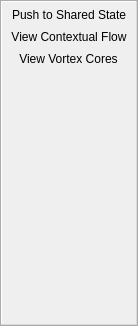
<?xml version="1.0" encoding="UTF-8"?>
<ui version="4.0">
 <class>pqPushToSharedStateToolbar</class>
 <widget class="QToolBar" name="pqPushToSharedStateToolbar">
  <property name="geometry">
   <rect>
    <x>0</x>
    <y>0</y>
    <width>94</width>
    <height>326</height>
   </rect>
  </property>
  <property name="sizePolicy">
   <sizepolicy hsizetype="Fixed" vsizetype="Preferred">
    <horstretch>0</horstretch>
    <verstretch>0</verstretch>
   </sizepolicy>
  </property>
  <property name="windowTitle">
   <string>SharedApplication Controls</string>
  </property>
  <property name="orientation">
   <enum>Qt::Vertical</enum>
  </property>
  <property name="iconSize">
   <size>
    <width>80</width>
    <height>45</height>
   </size>
  </property>
  <action name="actionPushToSharedState">
   <property name="icon">
    <iconset resource="../../../Components/Resources/pqComponents.qrc">
     <normaloff>:/pqWidgets/Icons/handshake.png</normaloff>:/pqWidgets/Icons/handshake.png</iconset>
   </property>
   <property name="text">
    <string>Push to Shared State</string>
   </property>
   <property name="statusTip">
    <string>Push to Shared State</string>
   </property>
  </action> 
   <action name="actionContextualFlow">
     <property name="enabled">
       <bool>true</bool>
     </property>
     <property name="icon">
       <iconset resource="../../../Components/Resources/pqComponents.qrc">
         <normaloff>:/pqWidgets/Icons/pqResetCamera32.png</normaloff>:/pqWidgets/Icons/pqResetCamera32.png
       </iconset>
     </property>
     <property name="text">
       <string>View Contextual Flow</string>
     </property>
     <property name="iconText">
       <string>View Contextual Flow</string>
     </property>
     <property name="statusTip">
       <string>View Contextual Flow</string>
     </property>
   </action>
   <action name="actionVortexIdentification">
     <property name="enabled">
       <bool>true</bool>
     </property>
     <property name="icon">
       <iconset resource="../../../Components/Resources/pqComponents.qrc">
         <normaloff>:/pqWidgets/Icons/pqResetCamera32.png</normaloff>:/pqWidgets/Icons/pqResetCamera32.png
       </iconset>
     </property>
     <property name="text">
       <string>View Vortex Cores</string>
     </property>
     <property name="iconText">
       <string>View Vortex Cores</string>
     </property>
     <property name="statusTip">
       <string>View Vortex Cores</string>
     </property>
   </action>
  <!--<action name="actionResetCamera">
   <property name="enabled">
    <bool>true</bool>
   </property>
   <property name="icon">
    <iconset resource="../../../Components/Resources/pqComponents.qrc">
     <normaloff>:/pqWidgets/Icons/pqResetCamera32.png</normaloff>:/pqWidgets/Icons/pqResetCamera32.png</iconset>
   </property>
   <property name="text">
    <string>&amp;Reset</string>
   </property>
   <property name="iconText">
    <string>Reset Camera</string>
   </property>
   <property name="statusTip">
    <string>Reset Camera</string>
   </property>
  </action>-->
  <addaction name="actionPushToSharedState"/>
   <addaction name="actionContextualFlow"/>
   <addaction name="actionVortexIdentification"/>
  <!--<addaction name="actionResetCamera"/>-->
 </widget>
 <resources>
  <include location="../../../Components/Resources/pqComponents.qrc"/>
 </resources>
 <connections/>
</ui>
